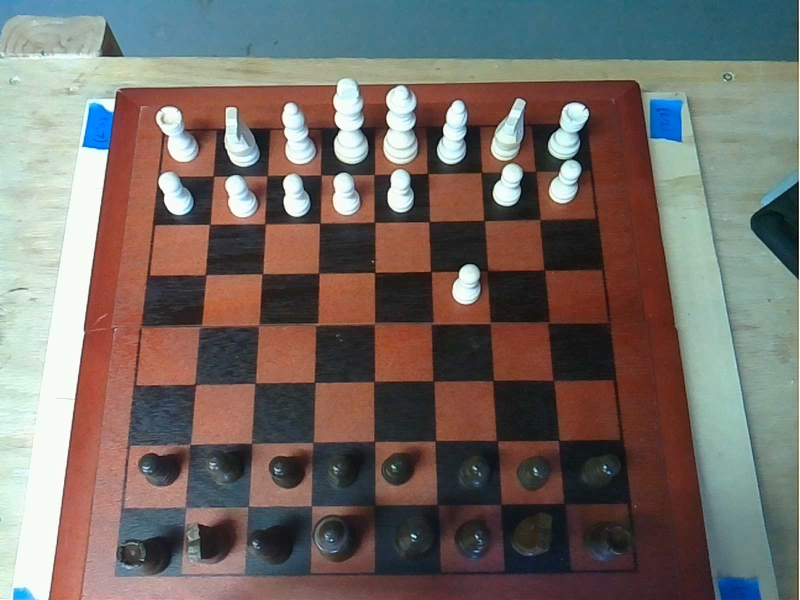
#> input picture PiSide/Images/scanlight.jpg, 1600 x 1200 px (shown at 1/2 size)
$ jupyter execute ChessTransformExperiment.ipynb   (shell and % lines are left out)
#> lines starting #> are read from the running program, lines starting #| are printed output that depends on the picture; after the words box and inside, x2 and y2 are one past the last pixel; in counts of white or black regions, pixels touching at a corner belong together
[cell 1]
import cv2
import numpy as np
import matplotlib as plt

[cell 2]
img = cv2.imread('Images/scanlight.jpg')
#> img is the input picture: shape (1200, 1600, 3); mean B, G, R 102, 107.3, 116
# img = cv2.imread(r'C:\Users\kyle\Pictures\Camera Roll\WIN_20210228_12_57_17_Pro.jpg')
rows,cols,ch = img.shape
#> rows = 1200; cols = 1600; ch = 3
print(img.shape)
#| (1200, 1600, 3)

[cell 3]
pts1 = np.float32([[327,265],[1173,249],[227,1150],[1273,1140]])
pts2 = np.float32([[0,0],[300,0],[0,300],[300,300]])

M = cv2.getPerspectiveTransform(pts1,pts2)

dst = cv2.warpPerspective(img,M,(300,300))
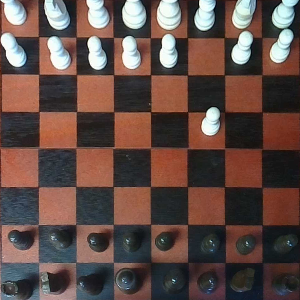
#> dst: shape (300, 300, 3); mean B, G, R 70.6, 76.5, 97.6

plt.pyplot.subplot(121),plt.pyplot.imshow(img),plt.pyplot.title('Input')
plt.pyplot.subplot(122),plt.pyplot.imshow(dst),plt.pyplot.title('Output')
plt.pyplot.show()
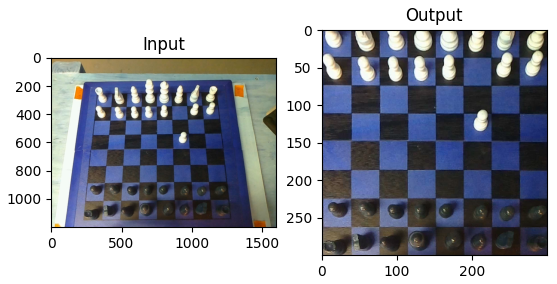
#> figure drawn by matplotlib, 2 panels; B, G, R data is drawn as R, G, B

[cell 4]
lower = [15, 20, 70]
upper = [25, 40, 80]

lower = [int(lower[0]*255/360),int(lower[1]*255/100),int(lower[2]*255/100)]
upper = [int(upper[0]*255/360),int(upper[1]*255/100),int(upper[2]*255/100)]

hsvim = cv2.cvtColor(dst, cv2.COLOR_BGR2HSV)
#> hsvim: shape (300, 300, 3); mean H, S, V 51.9, 84.1, 102.7
lower = np.array(lower, dtype = "uint8")
upper = np.array(upper, dtype = "uint8")

skinRegionHSV = cv2.inRange(hsvim, lower, upper)
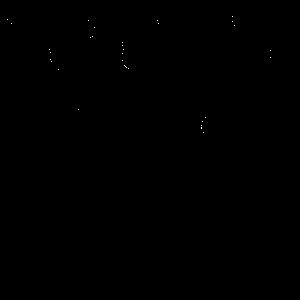
#> skinRegionHSV: shape (300, 300); 0.04% white in thin lines or dots, all inside (x1, y1, x2, y2) = (7, 16, 271, 133)
blurred = cv2.blur(skinRegionHSV, (2,2))
ret,thresh = cv2.threshold(blurred,0,255,cv2.THRESH_BINARY)
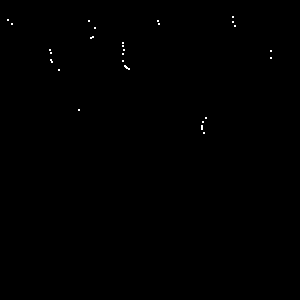
#> thresh: shape (300, 300); 0.15% white in thin lines or dots, all inside (x1, y1, x2, y2) = (7, 16, 272, 134)

newImg = dst
contours, hierarchy = cv2.findContours(thresh, cv2.RETR_TREE, cv2.CHAIN_APPROX_SIMPLE)
#> contours = 27 contours, all with area under 20
contours = max(contours, key=lambda x: cv2.contourArea(x))
#> contours = contour of 9 points, box (x1, y1, x2, y2) (124, 65, 130, 70), area 7
cv2.drawContours(newImg, [contours], -1, (255,255,0), 2)
#> newImg: shape (300, 300, 3); 0.04% of pixels changed, all inside (x1, y1, x2, y2) = (123, 64, 131, 71)

plt.pyplot.subplot(121),plt.pyplot.imshow(thresh,'gray'),plt.pyplot.title('Threshold')
plt.pyplot.subplot(122),plt.pyplot.imshow(newImg),plt.pyplot.title('Contours')
plt.pyplot.show()
#> figure, not shown here; B, G, R data is drawn as R, G, B

$ run again, with PiSide/Images/firstphoto.jpg copied over PiSide/Images/scanlight.jpg
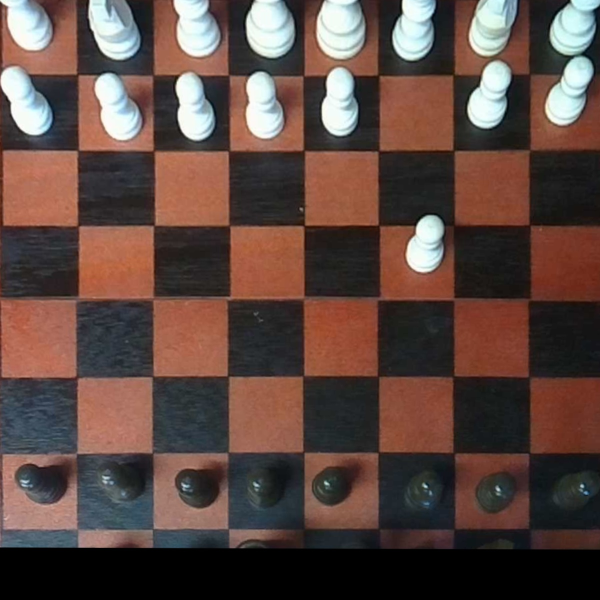
#> input picture PiSide/Images/firstphoto.jpg, 1200 x 1200 px (shown at 1/2 size)
#> img is the input picture: shape (1200, 1200, 3); mean B, G, R 65.8, 72.2, 93.2
#| (1200, 1200, 3)
#> `dst = cv2.warpPerspective(img,M,(300,300))`:
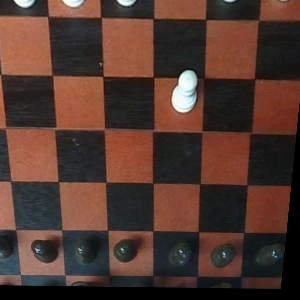
#> dst: shape (300, 300, 3); mean B, G, R 47.4, 55.8, 82.4
#> hsvim: shape (300, 300, 3); mean H, S, V 34.1, 88.9, 84.2
#> skinRegionHSV: shape (300, 300); 0.01% white in thin lines or dots, all inside (x1, y1, x2, y2) = (2, 0, 176, 110)
#> thresh: shape (300, 300); 0.04% white in thin lines or dots, all inside (x1, y1, x2, y2) = (2, 0, 177, 111)
#> `contours, hierarchy = cv2.findContours(thresh, cv2.RETR_TREE, cv2.CHAI..`: contours = 7 contours, all with area under 20
#> `contours = max(contours, key=lambda x: cv2.contourArea(x))`: contours = contour of 9 points, box (x1, y1, x2, y2) (66, 4, 71, 8), area 5
#> newImg: shape (300, 300, 3); 0.03% of pixels changed, all inside (x1, y1, x2, y2) = (65, 3, 72, 9)
#> `plt.pyplot.show()`:
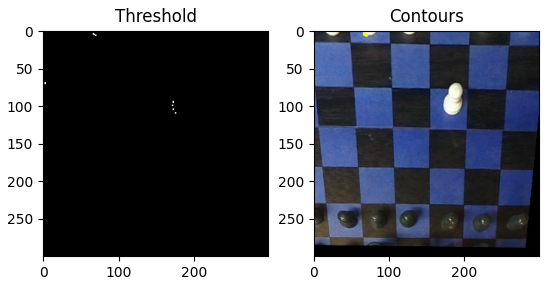
#> figure drawn by matplotlib, 2 panels; B, G, R data is drawn as R, G, B
